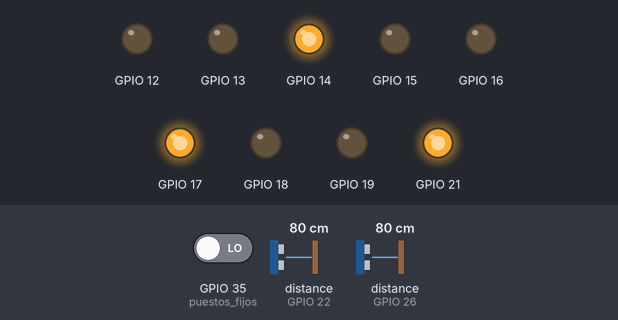
Bench run of a sketch on a simulated ESP32. On the bench: output pins drawn as LEDs (lit = HIGH). Wiring (inferred from the names in the program): 2 × ultrasonic range finder: trigger GPIO 23, echo GPIO 22 / trigger GPIO 25, echo GPIO 26. The inputs (shaded band) are chosen by the test bench; at power-on: distance to the obstacle (sensors on GPIO 22, GPIO 26) 80 cm, GPIO 35 (puestos_fijos) LOW. The echo pulse lasts 58.3 µs per cm; WiFi joins after 1.5 s; servers stay silent unless stated; uploads are accepted with an empty reply; pins used as bus, display or sensor lines are not drawn; what the sketch prints to the serial monitor is not drawn.

Above: at 3.2 s.
3.3 s: distance to the obstacle (sensor on GPIO 22) set to 37 cm
5.2 s: distance to the obstacle (sensor on GPIO 22) set to 32 cm
At 7.0 s:
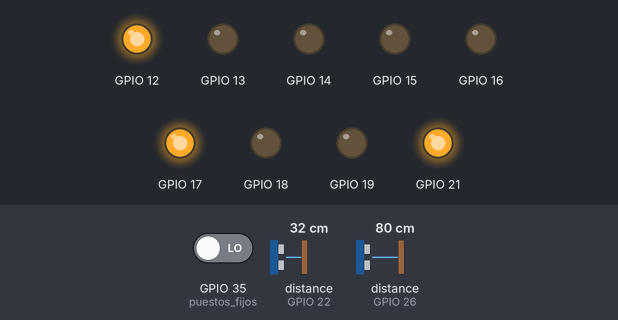
7.5 s: distance to the obstacle (sensor on GPIO 26) set to 40 cm
9.2 s: distance to the obstacle (sensor on GPIO 26) set to 32 cm
At 10.9 s:
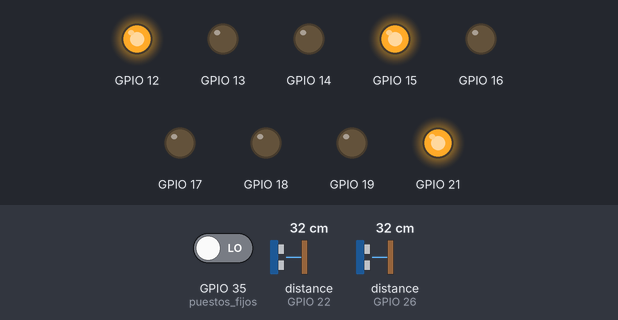
11.5 s: GPIO 35 (puestos_fijos) driven HIGH
At 12.7 s:
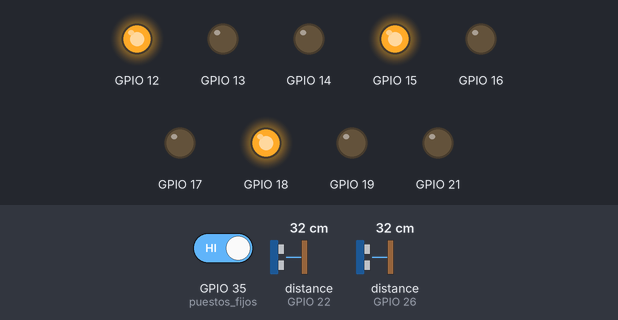
13.5 s: distance to the obstacle (sensor on GPIO 22) set to 60 cm
At 14.7 s:
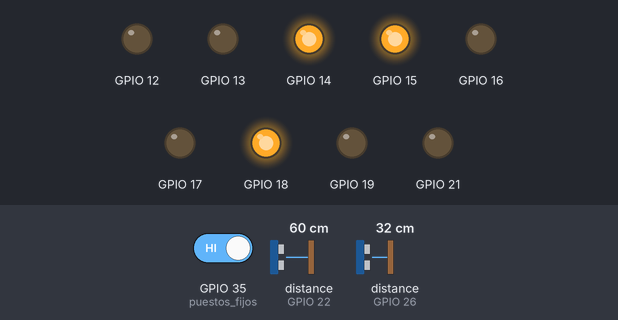
Timing chart, 0 to 16.5 s (numbered marks = the images above; inputs shaded):
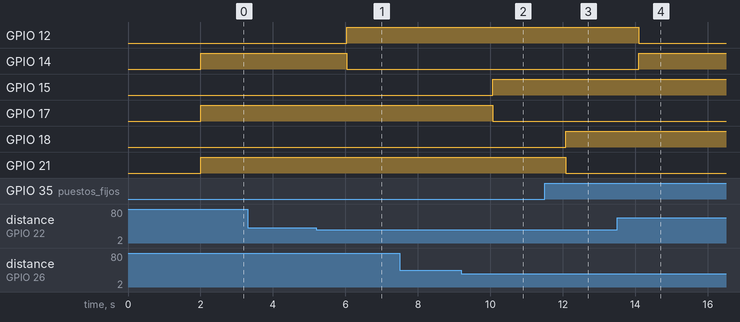

The sketch:

stubia.ino
```cpp
//Ficheros de configuracion
#include "constantes.h"
#include "config.h"

//Librerias usadas
#include <WiFi.h>
#include <HTTPClient.h>
#include <freertos/FreeRTOS.h>
#include <freertos/task.h>
#include <freertos/semphr.h>

//Concurrencia
TaskHandle_t comunicar_servidor = NULL;
xSemaphoreHandle mutex = NULL;

//Hardware
estado_semaforo estado_semaforos[3] = {{LOW, LOW, LOW}, {LOW, LOW, LOW}, {LOW, LOW, LOW}};
semaforo semaforos[3] = {{18, 19, 21, &estado_semaforos[0]}, {12, 13, 14, &estado_semaforos[1]}, {15, 16, 17, &estado_semaforos[2]}};
puesto_fijo puestos_fijos[1] = {{AULA_TEORIA, 3, 35, &semaforos[0]}};
puesto_movible puestos_movibles[2] = {{AULA_LABORATORIO, 1, 23, 22, &semaforos[1]}, {AULA_LABORATORIO, 2, 25, 26, &semaforos[2]}};

int size_fijos = sizeof(puestos_fijos)/sizeof(puesto_fijo);
int size_movibles = sizeof(puestos_movibles)/sizeof(puesto_movible);

//Funciones
void setup_wifi(){
  WiFi.begin(WIFI_NAME, WIFI_PASSWORD);
  while(WiFi.status() != WL_CONNECTED){
    delay(1000);
    Serial.println("Contectandose a la red");
  }
  Serial.println("Conectado con éxito a la red");
}

void setup_pines(puesto_fijo* puestos_teoria, puesto_movible* puestos_lab){
  for(int i = 0; i<size_fijos; i++){
    pinMode(puestos_teoria[i].pin_sensor, INPUT);
    pinMode(puestos_teoria[i].sem->led_rojo, OUTPUT);
    pinMode(puestos_teoria[i].sem->led_amarillo, OUTPUT);
    pinMode(puestos_teoria[i].sem->led_verde, OUTPUT);
  }

  for(int i = 0; i<size_movibles; i++){
    pinMode(puestos_lab[i].pin_trigger, OUTPUT);
    pinMode(puestos_lab[i].pin_echo, INPUT);
    pinMode(puestos_lab[i].sem->led_rojo, OUTPUT);
    pinMode(puestos_lab[i].sem->led_amarillo, OUTPUT);
    pinMode(puestos_lab[i].sem->led_verde, OUTPUT);
  }
}

long lectura_ultrasonidos(int triggerPin, int echoPin){
  digitalWrite(triggerPin, LOW);
  delayMicroseconds(2);

  digitalWrite(triggerPin, HIGH);
  delayMicroseconds(10);

  digitalWrite(triggerPin, LOW);

  return (pulseIn(echoPin, HIGH) * CALIBRACION_ULTRA);
}

void loop2(void* param){

  while(true){
    //Enviar datos y preguntar reserva de los puestos tipo laboratorio
    for(int i = 0; i<size_fijos; i++){
      HTTPClient http;

      if(xSemaphoreTake(mutex, portMAX_delay) == pdTRUE){
        String url=String(HTTP);
        if(puestos_fijos[i].sem->estados->estado_led_rojo && !puestos_fijos[i].sem->estados->estado_led_verde){
          url+=SERVER_IP+String(WS)+String("aula=")+String(puestos_fijos[i].aula)+
          String("&puesto=")+String(puestos_fijos[i].puesto)+String("&estado=1");

          http.begin(url);
        }
        else{
          url+=SERVER_IP+String(WS)+String("aula=")+String(puestos_fijos[i].aula)+
          String("&puesto=")+String(puestos_fijos[i].puesto)+String("&estado=2");

          http.begin(url);
        }
      }
      xSemaphoreGive(mutex);

      int httpCode = http.GET();
      String respuesta = http.getString();

      if(respuesta.indexOf("SI")>0){
        puestos_fijos[i].sem->estados->estado_led_amarillo = HIGH;
      }
      else{
        puestos_fijos[i].sem->estados->estado_led_amarillo = LOW;
      }
      http.end();
      digitalWrite(puestos_fijos[i].sem->led_amarillo, puestos_fijos[i].sem->estados->estado_led_amarillo);
    }

    //Enviar datos y preguntar reserva de los puestos tipo fijo
    for(int i = 0; i<size_movibles; i++){
      HTTPClient http;

      if(xSemaphoreTake(mutex, portMAX_delay) == pdTRUE){
        String url=String(HTTP);
        if(puestos_movibles[i].sem->estados->estado_led_rojo && !puestos_movibles[i].sem->estados->estado_led_verde){
          url+=SERVER_IP+String(WS)+String("aula=")+String(puestos_movibles[i].laboratorio)+
          String("&puesto=")+String(puestos_movibles[i].puesto)+String("&estado=1");

          http.begin(url);
        }
        else/* if(!puestos_movibles[i].sem->estados->estado_led_rojo && puestos_movibles[i].sem->estados->estado_led_verde)*/{
          url+=SERVER_IP+String(WS)+String("aula=")+String(puestos_movibles[i].laboratorio)+
          String("&puesto=")+String(puestos_movibles[i].puesto)+String("&estado=2");

          http.begin(url);
        }
      }
      xSemaphoreGive(mutex);

      int httpCode = http.GET();
      String respuesta = http.getString();

      if(respuesta.indexOf("SI")>0){
        puestos_movibles[i].sem->estados->estado_led_amarillo = HIGH;
      }
      else{
        puestos_movibles[i].sem->estados->estado_led_amarillo = LOW;
      }
      http.end();
      digitalWrite(puestos_movibles[i].sem->led_amarillo, puestos_movibles[i].sem->estados->estado_led_amarillo);
    }
    vTaskDelay(WAIT_SERVER_CORE);
  }
}

void setup() {
  //Iniciamos terminal
  Serial.begin(115200);

  //Iniciamos mutex
  while(!mutex){
    mutex = xSemaphoreCreateMutex();
  }

  //Iniciamos wifi
  setup_wifi();

  //Iniciamos pines
  setup_pines(puestos_fijos, puestos_movibles);

  //Iniciamos tarea secundaria
  xTaskCreate(loop2, "loop2", configMINIMAL_STACK_SIZE * 5, NULL, 1, &comunicar_servidor);
}

void loop() {
  //Leemos y actualizamos estados de los sensores tipo aula fija
  for(int i = 0; i<size_fijos; i++){
    bool inclinado = digitalRead(puestos_fijos[i].pin_sensor);
    if(xSemaphoreTake(mutex, portMAX_delay) == pdTRUE){
      if(inclinado){
        puestos_fijos[i].sem->estados->estado_led_verde = LOW;
        puestos_fijos[i].sem->estados->estado_led_rojo = HIGH;
      }
      else{
        puestos_fijos[i].sem->estados->estado_led_verde = HIGH;
        puestos_fijos[i].sem->estados->estado_led_rojo = LOW;
      }
    }
    xSemaphoreGive(mutex);
    digitalWrite(puestos_fijos[i].sem->led_rojo, puestos_fijos[i].sem->estados->estado_led_rojo);
    digitalWrite(puestos_fijos[i].sem->led_verde, puestos_fijos[i].sem->estados->estado_led_verde);
  }

  //Leemos y actualizamos estados de los sensores tipo laboratorio
  for(int i = 0; i<size_movibles; i++){
    int dist = lectura_ultrasonidos(puestos_movibles[i].pin_trigger, puestos_movibles[i].pin_echo);
    if(xSemaphoreTake(mutex, portMAX_delay) == pdTRUE){
      if(dist > CALIBRACION_DIST){
        puestos_movibles[i].sem->estados->estado_led_verde = HIGH;
        puestos_movibles[i].sem->estados->estado_led_rojo = LOW;
      }
      else{
        puestos_movibles[i].sem->estados->estado_led_verde = LOW;
        puestos_movibles[i].sem->estados->estado_led_rojo = HIGH;
      }
    }
    xSemaphoreGive(mutex);
    digitalWrite(puestos_movibles[i].sem->led_rojo, puestos_movibles[i].sem->estados->estado_led_rojo);
    digitalWrite(puestos_movibles[i].sem->led_verde, puestos_movibles[i].sem->estados->estado_led_verde);
  }
  delay(WAIT_SENSOR_CORE);
}
```

constantes.h
```cpp
//WiFi
#define WIFI_NAME "NOMBRE_RED"
#define WIFI_PASSWORD "PASS_RED"

//Servidor
#define SERVER_IP "172.20.10.3"

//Servicios web
#define HTTP "http://"
#define WS "/proyectos/ws/ws_setestadopuesto.php?"

//Puestos teoria
#define AULA_TEORIA 3

//Puestos laboratorio
#define AULA_LABORATORIO 3

//Calibracion sensores
#define CALIBRACION_DIST 35
#define CALIBRACION_ULTRA 0.01723
```

config.h
```cpp
//Tareas
#define portMAX_delay (TickType_t) ~0UL
#define WAIT_SENSOR_CORE 1000
#define WAIT_SERVER_CORE 10000

//Hardware
struct estado_semaforo{
  int estado_led_rojo;
  int estado_led_amarillo;
  int estado_led_verde;
};

struct semaforo{
  int led_rojo;
  int led_amarillo;
  int led_verde;
  estado_semaforo* estados;
};

struct puesto_fijo{
  int aula;
  int puesto;
  int pin_sensor;
  semaforo* sem;
};

struct puesto_movible{
  int laboratorio;
  int puesto;
  int pin_trigger;
  int pin_echo;
  semaforo* sem;
};
```

Measured:
- the behaviour switches between 36 and 35 cm on distance to the obstacle (sensor on GPIO 22) (found by bisection; images 0 and 1)
- the behaviour switches between 36 and 35 cm on distance to the obstacle (sensor on GPIO 26) (found by bisection; images 1 and 2)
- after the input at 3.3 s, every drawn part: stays the same
- after the input at 5.2 s, GPIO 12: LOW → HIGH after 0.84 s; GPIO 14: HIGH → LOW after 0.84 s
- after the input at 7.5 s, every drawn part: stays the same
- after the input at 9.2 s, GPIO 15: LOW → HIGH after 0.87 s; GPIO 17: HIGH → LOW after 0.87 s
- after the input at 11.5 s, GPIO 18: LOW → HIGH after 0.57 s; GPIO 21: HIGH → LOW after 0.57 s
- after the input at 13.5 s, GPIO 12: HIGH → LOW after 0.59 s; GPIO 14: LOW → HIGH after 0.59 s
